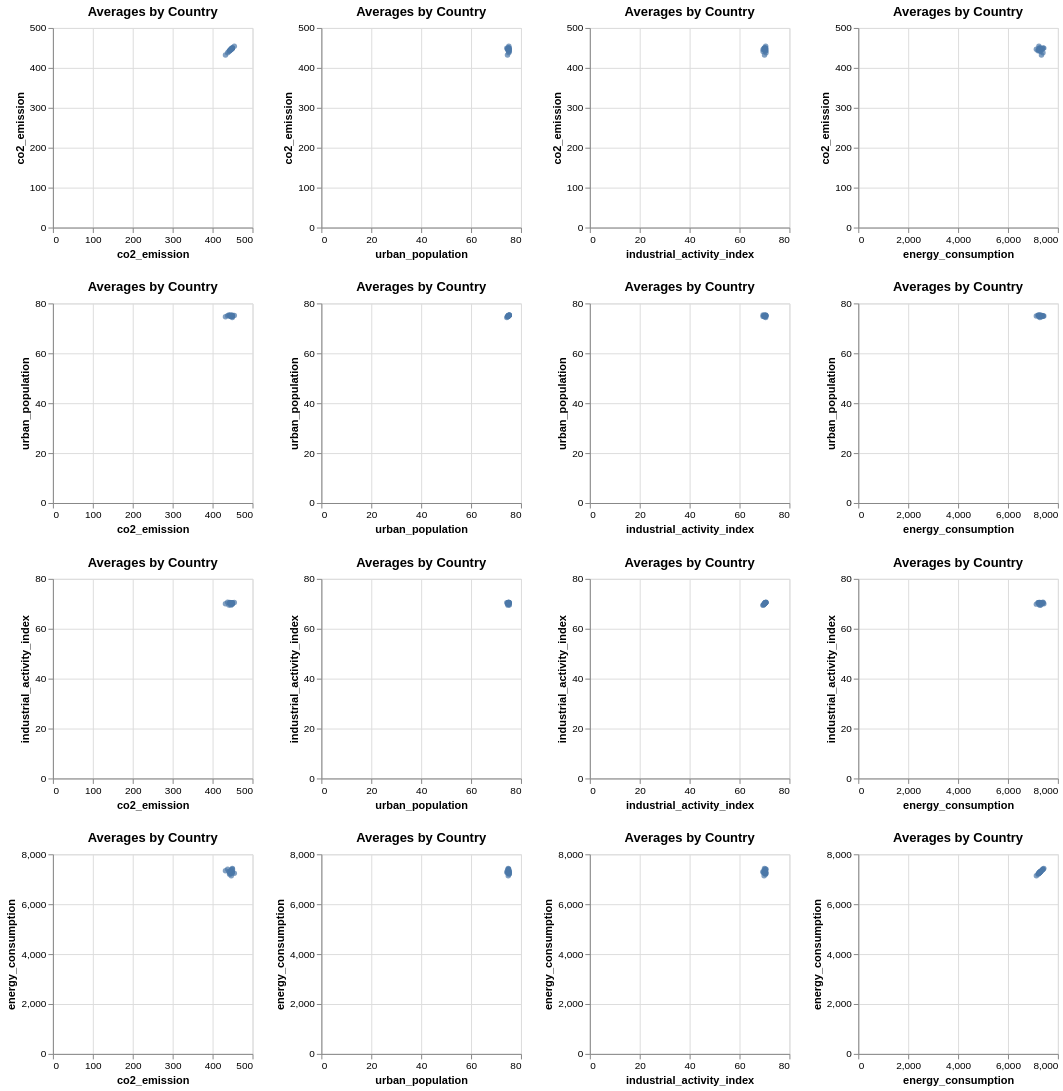

The cell this chart's notebook holds for it:
### Code cell
# Create a pairplot 
columns_of_interest = ['co2_emission', 'urban_population', 'industrial_activity_index',
                       'energy_consumption','humidity','renewable_share',
                       'avg_temperature']
country_average = df.groupby('country')[columns_of_interest].mean().reset_index()


variables = ['co2_emission','urban_population','industrial_activity_index','energy_consumption']

pair_plot = alt.Chart(country_average).mark_circle().encode(
    x=alt.X(alt.repeat("column"), type='quantitative'),
    y=alt.Y(alt.repeat("row"), type='quantitative'),
    tooltip=['country'] + variables
).properties(
    title='Averages by Country',
    width=200,
    height=200
).repeat(
    row=variables,
    column=variables
).interactive()

pair_plot_path = 'correlation_pair_plot.json'
pair_plot.save(pair_plot_path)

pair_plot

### Figure 1 — Vega-Lite specification as saved in the notebook (floating-point values rounded to 4 significant figures)
{"config": {"view": {"continuousWidth": 300, "continuousHeight": 300}}, "repeat": {"column": ["co2_emission", "urban_population", "industrial_activity_index", "energy_consumption"], "row": ["co2_emission", "urban_population", "industrial_activity_index", "energy_consumption"]}, "spec": {"data": {"name": "data-7ea62374127dbde809a49404a5cd44df"}, "mark": {"type": "circle"}, "encoding": {"tooltip": [{"field": "country", "type": "nominal"}, {"field": "co2_emission", "type": "quantitative"}, {"field": "urban_population", "type": "quantitative"}, {"field": "industrial_activity_index", "type": "quantitative"}, {"field": "energy_consumption", "type": "quantitative"}], "x": {"field": {"repeat": "column"}, "type": "quantitative"}, "y": {"field": {"repeat": "row"}, "type": "quantitative"}}, "height": 200, "name": "view_04a80a7f318e8ceb_0", "title": "Averages by Country", "width": 200}, "params": [{"name": "param_1e9efca18e7a2868", "select": {"type": "interval", "encodings": ["x", "y"]}, "bind": "scales", "views": ["view_04a80a7f318e8ceb_0_child__row_co2_emissioncolumn_co2_emission", "view_04a80a7f318e8ceb_0_child__row_co2_emissioncolumn_urban_population", "view_04a80a7f318e8ceb_0_child__row_co2_emissioncolumn_industrial_activity_index", "view_04a80a7f318e8ceb_0_child__row_co2_emissioncolumn_energy_consumption", "view_04a80a7f318e8ceb_0_child__row_urban_populationcolumn_co2_emission", "view_04a80a7f318e8ceb_0_child__row_urban_populationcolumn_urban_population", "view_04a80a7f318e8ceb_0_child__row_urban_populationcolumn_industrial_activity_index", "view_04a80a7f318e8ceb_0_child__row_urban_populationcolumn_energy_consumption", "view_04a80a7f318e8ceb_0_child__row_industrial_activity_indexcolumn_co2_emission", "view_04a80a7f318e8ceb_0_child__row_industrial_activity_indexcolumn_urban_population", "view_04a80a7f318e8ceb_0_child__row_industrial_activity_indexcolumn_industrial_activity_index", "view_04a80a7f318e8ceb_0_child__row_industrial_activity_indexcolumn_energy_consumption", "view_04a80a7f318e8ceb_0_child__row_energy_consumptioncolumn_co2_emission", "view_04a80a7f318e8ceb_0_child__row_energy_consumptioncolumn_urban_population", "view_04a80a7f318e8ceb_0_child__row_energy_consumptioncolumn_industrial_activity_index", "view_04a80a7f318e8ceb_0_child__row_energy_consumptioncolumn_energy_consumption"]}], "$schema": "https://vega.github.io/schema/vega-lite/v6.4.1.json", "datasets": {"data-7ea62374127dbde809a49404a5cd44df": [{"country": "Australia", "co2_emission": 454.4, "urban_population": 75.14, "industrial_activity_index": 70.48, "energy_consumption": 7240.0, "humidity": 60.0, "renewable_share": 15.97, "avg_temperature": 23.38}, {"country": "Brazil", "co2_emission": 440.9, "urban_population": 75.32, "industrial_activity_index": 69.47, "energy_consumption": 7309.0, "humidity": 59.9, "renewable_share": 15.96, "avg_temperature": 10.5}, {"country": "Canada", "co2_emission": 445.3, "urban_population": 75.34, "industrial_activity_index": 70.45, "energy_consumption": 7220.0, "humidity": 59.85, "renewable_share": 16.03, "avg_temperature": 16.42}, {"country": "China", "co2_emission": 449.0, "urban_population": 75.08, "industrial_activity_index": 70.07, "energy_consumption": 7308.0, "humidity": 60.44, "renewable_share": 15.87, "avg_temperature": 15.8}, {"country": "France", "co2_emission": 448.7, "urban_population": 75.13, "industrial_activity_index": 70.37, "energy_consumption": 7302.0, "humidity": 60.18, "renewable_share": 15.97, "avg_temperature": 10.39}, {"country": "Germany", "co2_emission": 449.4, "urban_population": 74.93, "industrial_activity_index": 70.01, "energy_consumption": 7436.0, "humidity": 59.95, "renewable_share": 15.96, "avg_temperature": 22.44}, {"country": "India", "co2_emission": 445.7, "urban_population": 75.08, "industrial_activity_index": 70.4, "energy_consumption": 7353.0, "humidity": 59.49, "renewable_share": 15.98, "avg_temperature": 5.227}, {"country": "Indonesia", "co2_emission": 437.8, "urban_population": 75.1, "industrial_activity_index": 70.6, "energy_consumption": 7401.0, "humidity": 59.54, "renewable_share": 15.91, "avg_temperature": 10.86}, {"country": "Italy", "co2_emission": 442.6, "urban_population": 75.2, "industrial_activity_index": 70.45, "energy_consumption": 7204.0, "humidity": 60.56, "renewable_share": 15.93, "avg_temperature": 20.5}, {"country": "Japan", "co2_emission": 449.5, "urban_population": 75.26, "industrial_activity_index": 69.91, "energy_consumption": 7261.0, "humidity": 60.05, "renewable_share": 15.92, "avg_temperature": 23.67}, {"country": "Mexico", "co2_emission": 449.8, "urban_population": 74.85, "industrial_activity_index": 70.39, "energy_consumption": 7405.0, "humidity": 59.83, "renewable_share": 16.08, "avg_temperature": 16.57}, {"country": "Netherlands", "co2_emission": 446.4, "urban_population": 75.01, "industrial_activity_index": 70.22, "energy_consumption": 7287.0, "humidity": 59.66, "renewable_share": 15.92, "avg_temperature": 18.98}, {"country": "Norway", "co2_emission": 447.8, "urban_population": 74.73, "industrial_activity_index": 70.33, "energy_consumption": 7257.0, "humidity": 60.28, "renewable_share": 15.94, "avg_temperature": 8.958}, {"country": "Poland", "co2_emission": 446.1, "urban_population": 74.8, "industrial_activity_index": 69.46, "energy_consumption": 7277.0, "humidity": 59.86, "renewable_share": 15.85, "avg_temperature": 13.16}, {"country": "South Africa", "co2_emission": 449.4, "urban_population": 74.33, "industrial_activity_index": 70.47, "energy_consumption": 7276.0, "humidity": 59.39, "renewable_share": 15.93, "avg_temperature": 5.575}, {"country": "Spain", "co2_emission": 446.9, "urban_population": 74.92, "industrial_activity_index": 69.86, "energy_consumption": 7138.0, "humidity": 60.39, "renewable_share": 15.89, "avg_temperature": 15.84}, {"country": "Sweden", "co2_emission": 443.9, "urban_population": 74.9, "industrial_activity_index": 69.92, "energy_consumption": 7239.0, "humidity": 59.95, "renewable_share": 15.89, "avg_temperature": 9.082}, {"country": "Turkey", "co2_emission": 432.3, "urban_population": 74.61, "industrial_activity_index": 70.02, "energy_consumption": 7342.0, "humidity": 59.56, "renewable_share": 15.91, "avg_temperature": 8.358}, {"country": "United Kingdom", "co2_emission": 442.9, "urban_population": 74.95, "industrial_activity_index": 70.48, "energy_consumption": 7279.0, "humidity": 60.07, "renewable_share": 16.05, "avg_temperature": 8.831}, {"country": "United States", "co2_emission": 447.6, "urban_population": 74.97, "industrial_activity_index": 70.09, "energy_consumption": 7385.0, "humidity": 60.49, "renewable_share": 15.92, "avg_temperature": 7.09}]}}
